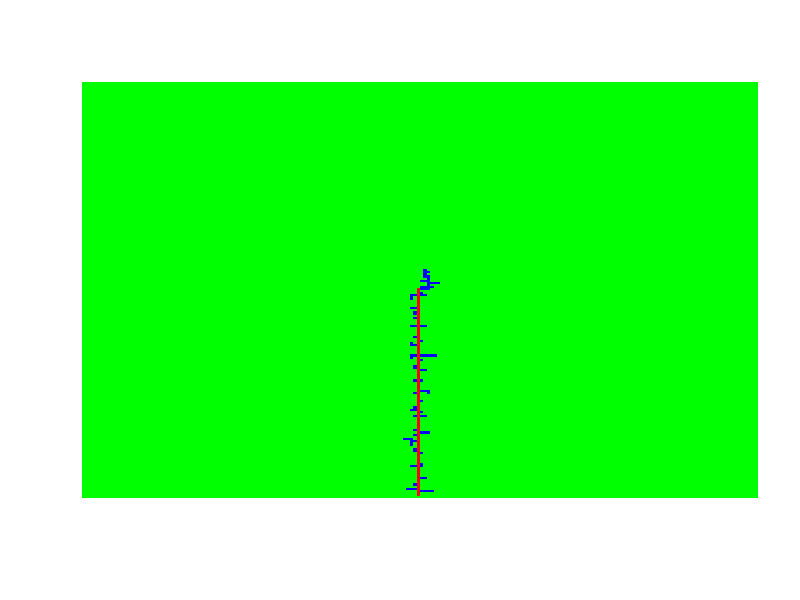
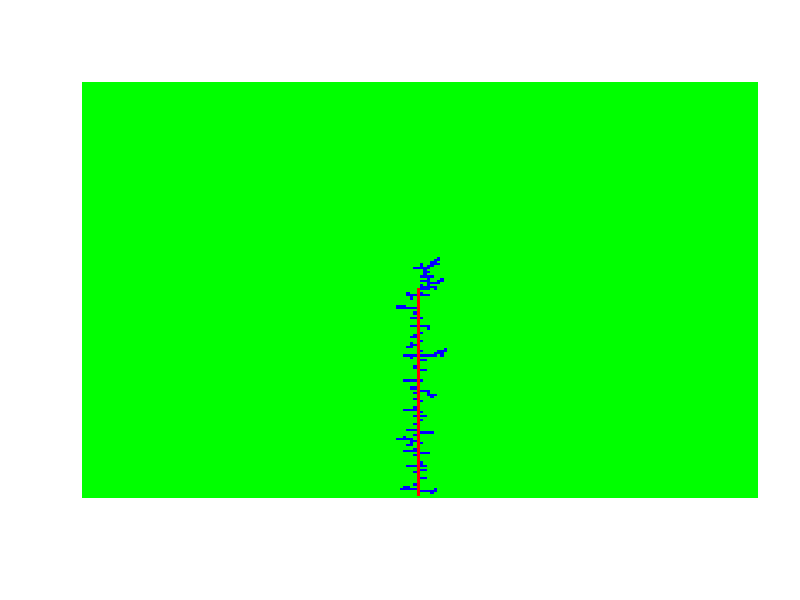

The R script that drew these images, in order: (Note: a time limit stopped this script after it produced the figures.)
# Make a dendrite
rw = function(a,x,y) {
  N=nrow(a)
  while(TRUE) {
    # If point is next to existing point - stop here
    if ( (x>1) && (a[x-1,y] != 0) ) { return(c(x,y)) }
    if ( (x<N) && (a[x+1,y] != 0) ) { return(c(x,y)) }
    if ( (y>1) && (a[x,y-1] != 0) ) { return(c(x,y)) }
    if ( (y<N) && (a[x,y+1] != 0) ) { return(c(x,y)) }
    # Take a random step
    d=sample(4,1)
    if (d==1) { x = x-1 }
    if (d==2) { x = x+1 }
    if (d==3) { y = y-1 }
    if (d==4) { y = y+1 }
    # Clip it to the range of the matrix
    if (x<1) {x = 1}
    if (x>N) {x = N}
    if (y<1) {y = 1}
    if (y>N) {y = N}
    ### print(c(x,y))
  }
}


# Create a "stalk" to attract particles
N=200
a=matrix(rep(0,N*N),nrow=N)
a[(N/2):N,(N/2)]=1

t1=Sys.time()
# Generate a bunch of random points
# Note that this is extremely slow.
# With 10K points in a matrix of 400x400 the computations take ~50 minutes.
# The result, however, is a pretty convincing dendrite!
#
# The 400x400 grid with 200 frames (one every 100 points) takes about an hour
#
# A coarser grid of 200x200 with 6K points runs in 4.1 minutes.
#

for (frame in 1:100) {
  for (i in 1:100) {
    # Release a particle from a random location along a border and allow it to
    # make a random walk until it runs into some existing structure.  At that
    # point add it to the dendrite.
    a[1,]=0
    a[N,]=0
    a[,1]=0
    a[,N]=0
    first_pass=TRUE
    while( first_pass || a[row,column] != 0) {
      d=sample(4,1)
      if (d==1) {row=1; column=sample(N,1) }
      if (d==2) {row=N; column=sample(N,1) }
      if (d==3) {column=1; row=sample(N,1) }
      if (d==4) {column=N; row=sample(N,1) }
      first_pass=FALSE
    }
    s=rw(a,row,column)
    a[s[1],s[2]]=2
  }
  fname=sprintf("dendrite_frame_%03d.png",frame)
  png(fname)
  image(t(a[rev(1:nrow(a)),]),col=c('green','red','blue'),axes=FALSE)
  print(sprintf("Done with frame %d",frame))
  dev.off()
}
t2=Sys.time()
print(t2-t1)

image(t(a[rev(1:nrow(a)),]),col=c('green','red','blue'),axes=FALSE)
